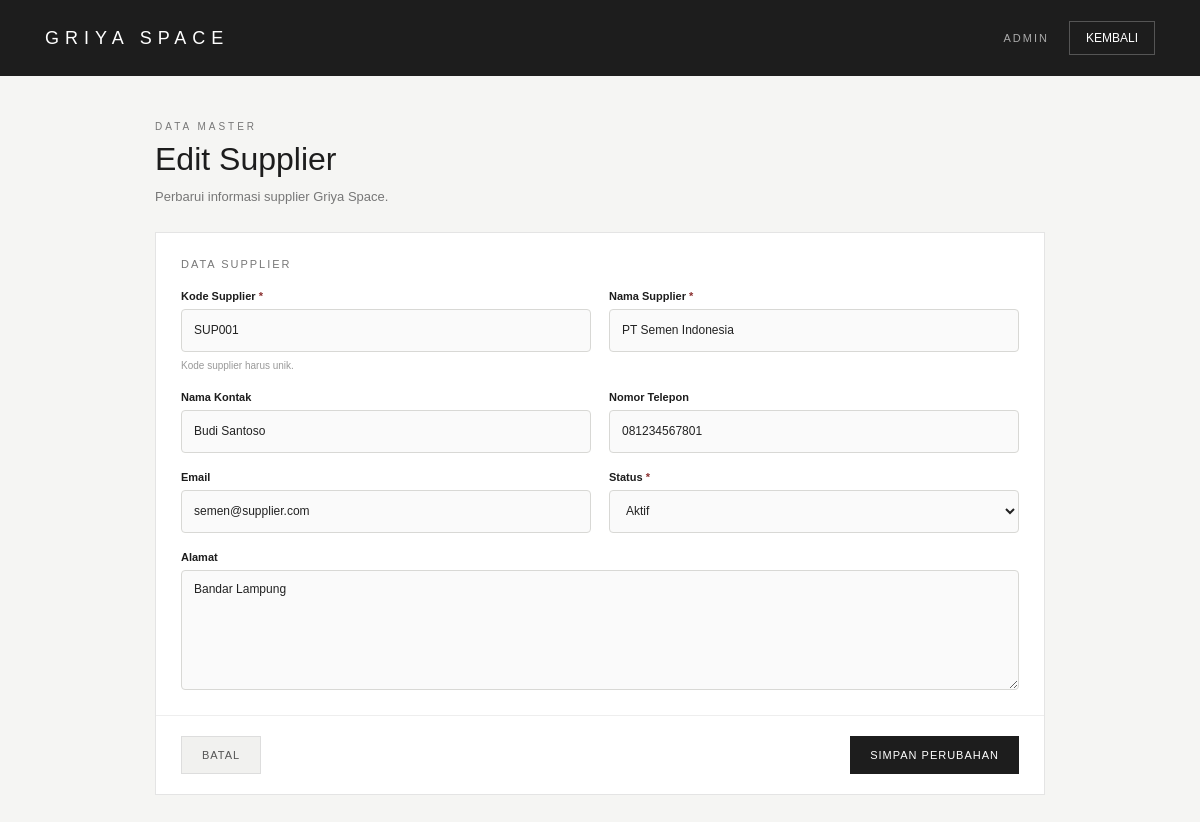
The app's page /griya-space/dashboard/admin/supplier/edit.php?id=1 (signed in) with its own data.
### tables this page shows
CREATE TABLE `supplier` (
  `id_supplier` int NOT NULL,
  `kode_supplier` varchar(30) NOT NULL,
  `nama_supplier` varchar(100) NOT NULL,
  `nama_kontak` varchar(100) DEFAULT NULL,
  `no_telepon` varchar(20) DEFAULT NULL,
  `email` varchar(100) DEFAULT NULL,
  `alamat` text,
  `status` enum('Aktif','Nonaktif') DEFAULT 'Aktif',
  `created_at` timestamp NULL DEFAULT CURRENT_TIMESTAMP
);

### griya-space/dashboard/admin/supplier/edit.php (the view, shortened to what this page needs)
<?php
require_once "../../../config/database.php";
$id_supplier = (int) (
    $_GET["id"]
    ?? $_POST["id_supplier"]
    ?? 0
);
$stmt = $conn->prepare("
    SELECT
        id_supplier,
        kode_supplier,
        nama_supplier,
        nama_kontak,
        no_telepon,
        email,
        alamat,
        status
    FROM supplier
    WHERE id_supplier = ?
    LIMIT 1
");
$stmt->bind_param(
    "i",
    $id_supplier
);
$stmt->execute();
$result = $stmt->get_result();
$supplier = $result->fetch_assoc();
$form_kode =
    $_POST["kode_supplier"]
    ?? $supplier["kode_supplier"];
$form_nama =
    $_POST["nama_supplier"]
    ?? $supplier["nama_supplier"];
$form_kontak =
    $_POST["nama_kontak"]
    ?? ($supplier["nama_kontak"] ?? "");
$form_telepon =
    $_POST["no_telepon"]
    ?? ($supplier["no_telepon"] ?? "");
$form_email =
    $_POST["email"]
    ?? ($supplier["email"] ?? "");
$form_alamat =
    $_POST["alamat"]
    ?? ($supplier["alamat"] ?? "");
$form_status =
    $_POST["status"]
    ?? $supplier["status"];
?>
<!DOCTYPE html>
<html lang="id">
<head>
</head>
<body>
<header>
    <div class="brand">
        GRIYA SPACE
    </div>
    <div class="header-right">
        <div class="role">
            ADMIN
        </div>
        <a
            href="index.php"
            class="back-link"
        >
            KEMBALI
        </a>
    </div>
</header>
<main>
    <section class="page-header">
        <small>
            DATA MASTER
        </small>
        <h1>
            Edit Supplier
        </h1>
        <p>
            Perbarui informasi supplier Griya Space.
        </p>
    </section>
    <form
        action="edit.php?id=<?= $id_supplier; ?>"
        method="POST"
        class="form-card"
    >
        <section class="section">
            <div class="section-title">
                DATA SUPPLIER
            </div>
            <div class="form-grid">
                <div class="form-group">
                    <label for="kode_supplier">
                        Kode Supplier
                        <span class="required">*</span>
                    </label>
                    <input
                        type="text"
                        id="kode_supplier"
                        name="kode_supplier"
                        value="<?= htmlspecialchars(
                            $form_kode
                        ); ?>"
                        maxlength="50"
                        required
                    >
                    <div class="help">
                        Kode supplier harus unik.
                    </div>
                </div>
                <div class="form-group">
                    <label for="nama_supplier">
                        Nama Supplier
                        <span class="required">*</span>
                    </label>
                    <input
                        type="text"
                        id="nama_supplier"
                        name="nama_supplier"
                        value="<?= htmlspecialchars(
                            $form_nama
                        ); ?>"
                        maxlength="150"
                        required
                    >
                </div>
                <div class="form-group">
                    <label for="nama_kontak">
                        Nama Kontak
                    </label>
                    <input
                        type="text"
                        id="nama_kontak"
                        name="nama_kontak"
                        value="<?= htmlspecialchars(
                            $form_kontak
                        ); ?>"
                        maxlength="100"
                    >
                </div>
                <div class="form-group">
                    <label for="no_telepon">
                        Nomor Telepon
                    </label>
                    <input
                        type="text"
                        id="no_telepon"
                        name="no_telepon"
                        value="<?= htmlspecialchars(
                            $form_telepon
                        ); ?>"
                        maxlength="30"
                    >
                </div>
                <div class="form-group">
                    <label for="email">
                        Email
                    </label>
                    <input
                        type="email"
                        id="email"
                        name="email"
                        value="<?= htmlspecialchars(
                            $form_email
                        ); ?>"
                        maxlength="100"
                    >
                </div>
                <div class="form-group">
                    <label for="status">
                        Status
                        <span class="required">*</span>
                    </label>
                    <select
                        id="status"
                        name="status"
                        required
                    >
                        <option
                            value="Aktif"
                            <?= (
                                $form_status === "Aktif"
                            )
                                ? "selected"
                                : ""
                            ?>
                        >
                            Aktif
                        </option>
                    </select>
                </div>
                <div class="form-group full">
                    <label for="alamat">
                        Alamat
                    </label>
                    <textarea
                        id="alamat"
                        name="alamat"
                        maxlength="255"
                        placeholder="Alamat lengkap supplier..."
                    ><?= htmlspecialchars(
                        $form_alamat
                    ); ?></textarea>
                </div>
            </div>
        </section>
        <div class="actions">
            <a
                href="index.php"
                class="button button-secondary"
            >
                BATAL
            </a>
            <button
                type="submit"
                class="button button-primary"
            >
                SIMPAN PERUBAHAN
            </button>
        </div>
    </form>
</main>
</body>
</html>

### griya-space/dashboard/admin/supplier/edit.php (style rules this page uses)
* { box-sizing: border-box; margin: 0; padding: 0; }
body { font-family: Arial, Helvetica, sans-serif; background: #f5f5f3; color: #1d1d1d; }
header { min-height: 76px; background: #1d1d1d; color: white; padding: 18px 45px; display: flex; align-items: center; justify-content: space-between; }
.brand { font-size: 18px; letter-spacing: 6px; font-weight: 500; }
.header-right { display: flex; align-items: center; gap: 20px; }
.role { font-size: 11px; letter-spacing: 2px; color: #aaa; }
.back-link { color: white; text-decoration: none; border: 1px solid #555; padding: 9px 16px; font-size: 12px; transition: .2s; }
main { max-width: 950px; margin: 0 auto; padding: 45px 30px; }
.page-header { margin-bottom: 25px; }
.page-header small { display: block; color: #777; font-size: 10px; letter-spacing: 3px; margin-bottom: 9px; }
.page-header h1 { font-size: 32px; font-weight: 500; }
.page-header p { margin-top: 9px; color: #777; font-size: 13px; line-height: 1.5; }
.form-card { background: white; border: 1px solid #e4e4e4; }
.section { padding: 25px; border-bottom: 1px solid #eeeeee; }
.section-title { margin-bottom: 20px; color: #777; font-size: 11px; letter-spacing: 2px; }
.form-grid { display: grid; grid-template-columns: 1fr 1fr; gap: 18px; }
.form-group { display: flex; flex-direction: column; }
.full { grid-column: 1 / -1; }
label { margin-bottom: 7px; font-size: 11px; font-weight: 600; }
input, select, textarea { width: 100%; border: 1px solid #d8d8d5; background: #fafafa; padding: 11px 12px; font-family: inherit; font-size: 12px; color: #222; outline: none; border-radius: 4px; }
input, select { min-height: 43px; }
textarea { min-height: 120px; resize: vertical; }
.help { margin-top: 6px; color: #999; font-size: 10px; line-height: 1.5; }
.required { color: #8b3030; }
.actions { padding: 20px 25px; display: flex; justify-content: space-between; gap: 10px; }
.button { border: none; padding: 12px 20px; text-decoration: none; font-size: 11px; letter-spacing: 1px; cursor: pointer; display: inline-flex; align-items: center; justify-content: center; }
.button-primary { background: #1d1d1d; color: white; }
.button-secondary { background: #f1f1ef; color: #555; border: 1px solid #ddd; }

### records on screen
supplier: kode_supplier "SUP001", nama_supplier "PT Semen Indonesia", nama_kontak "Budi Santoso", no_telepon "081234567801", email "semen@supplier.com", status "Aktif", alamat "Bandar Lampung"
